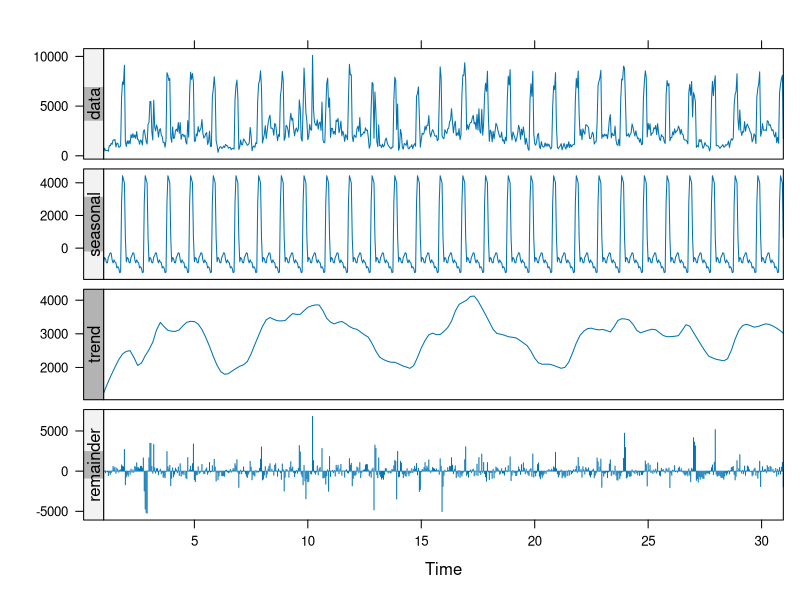

Recreate this plot in R.
library(latticeExtra)


### Name: biocAccess
### Title: Hourly access attempts to Bioconductor website
### Aliases: biocAccess
### Keywords: datasets

### ** Examples

data(biocAccess)
xyplot(stl(ts(biocAccess$counts[1:(24 * 30)], frequency = 24), "periodic"))
